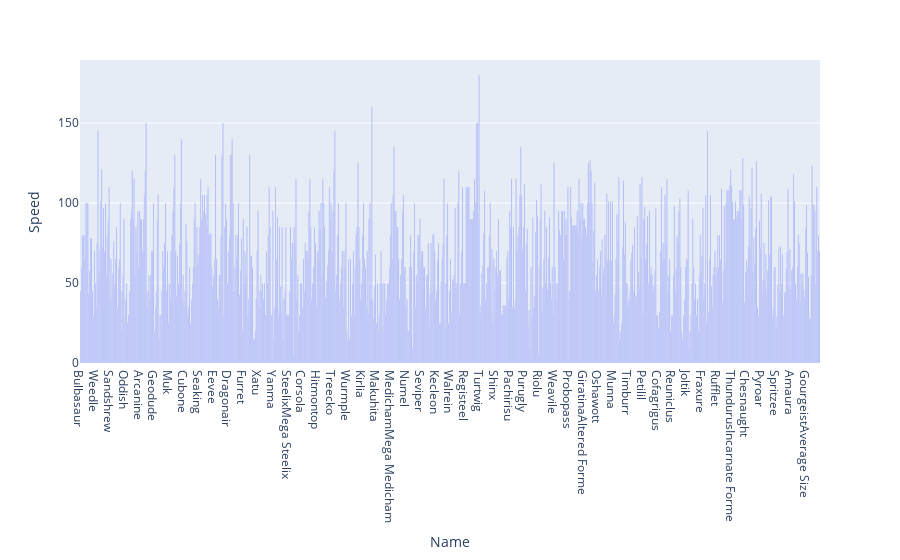

Write notebook code for a chart like this one.
### Code cell
px.bar(data_frame=df,x='Name',y='Speed')

### Figure 1 — Plotly figure (JSON) as saved in the notebook; plotly's stock layout.template omitted (floating-point values rounded to 4 significant figures; data arrays with more than 128 entries replaced by an {"elided": "..."} marker saying what was removed)
{"data": [{"alignmentgroup": "True", "hovertemplate": "Name=%{x}<br>Speed=%{y}<extra></extra>", "legendgroup": "", "marker": {"color": "#636efa", "pattern": {"shape": ""}}, "name": "", "offsetgroup": "", "orientation": "v", "showlegend": false, "textposition": "auto", "type": "bar", "x": {"elided": "800 str values"}, "xaxis": "x", "y": {"elided": "800 int values"}, "yaxis": "y"}], "layout": {"barmode": "relative", "legend": {"tracegroupgap": 0}, "margin": {"t": 60}, "xaxis": {"anchor": "y", "domain": [0, 1], "title": {"text": "Name"}}, "yaxis": {"anchor": "x", "domain": [0, 1], "title": {"text": "Speed"}}}}
